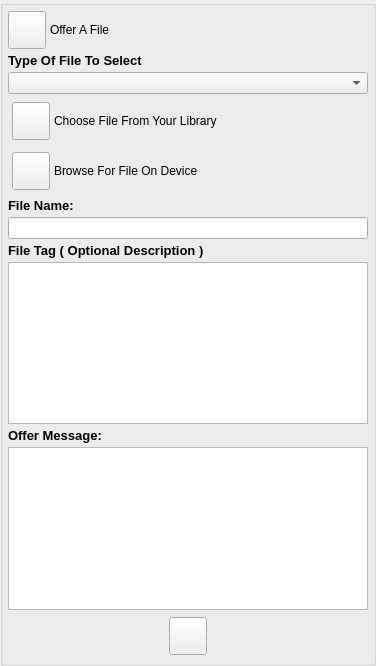
<?xml version="1.0" encoding="UTF-8"?>
<ui version="4.0">
 <class>AppletPeerSelectFileToSendUi</class>
 <widget class="QWidget" name="AppletPeerSelectFileToSendUi">
  <property name="geometry">
   <rect>
    <x>0</x>
    <y>0</y>
    <width>376</width>
    <height>666</height>
   </rect>
  </property>
  <property name="sizePolicy">
   <sizepolicy hsizetype="Expanding" vsizetype="Expanding">
    <horstretch>0</horstretch>
    <verstretch>0</verstretch>
   </sizepolicy>
  </property>
  <property name="windowTitle">
   <string>Offer Session</string>
  </property>
  <layout class="QVBoxLayout" name="verticalLayout">
   <property name="spacing">
    <number>0</number>
   </property>
   <property name="leftMargin">
    <number>0</number>
   </property>
   <property name="topMargin">
    <number>0</number>
   </property>
   <property name="rightMargin">
    <number>0</number>
   </property>
   <property name="bottomMargin">
    <number>0</number>
   </property>
   <item>
    <widget class="QGroupBox" name="StyledDlgItemsBox">
     <property name="sizePolicy">
      <sizepolicy hsizetype="Expanding" vsizetype="Expanding">
       <horstretch>0</horstretch>
       <verstretch>0</verstretch>
      </sizepolicy>
     </property>
     <property name="minimumSize">
      <size>
       <width>0</width>
       <height>0</height>
      </size>
     </property>
     <property name="title">
      <string/>
     </property>
     <layout class="QVBoxLayout" name="verticalLayout_2">
      <property name="spacing">
       <number>4</number>
      </property>
      <property name="leftMargin">
       <number>5</number>
      </property>
      <property name="topMargin">
       <number>5</number>
      </property>
      <property name="rightMargin">
       <number>5</number>
      </property>
      <property name="bottomMargin">
       <number>5</number>
      </property>
      <item>
       <layout class="QHBoxLayout" name="horizontalLayout">
        <item>
         <widget class="VxPushButton" name="m_PermissionButton">
          <property name="minimumSize">
           <size>
            <width>38</width>
            <height>38</height>
           </size>
          </property>
          <property name="maximumSize">
           <size>
            <width>38</width>
            <height>38</height>
           </size>
          </property>
          <property name="text">
           <string/>
          </property>
          <property name="iconSize">
           <size>
            <width>38</width>
            <height>38</height>
           </size>
          </property>
         </widget>
        </item>
        <item>
         <widget class="QLabel" name="m_PermissionLabel">
          <property name="text">
           <string>Offer A File</string>
          </property>
         </widget>
        </item>
       </layout>
      </item>
      <item>
       <widget class="QLabel" name="m_TypeOfFiileFilterLabel">
        <property name="font">
         <font>
          <pointsize>10</pointsize>
          <weight>75</weight>
          <bold>true</bold>
         </font>
        </property>
        <property name="text">
         <string>Type Of File To Select</string>
        </property>
       </widget>
      </item>
      <item>
       <widget class="VxComboBoxFileFilter" name="m_FileFilterComboBox"/>
      </item>
      <item>
       <widget class="QFrame" name="m_ChooseFromLibraryFrame">
        <property name="sizePolicy">
         <sizepolicy hsizetype="Preferred" vsizetype="Fixed">
          <horstretch>0</horstretch>
          <verstretch>0</verstretch>
         </sizepolicy>
        </property>
        <property name="minimumSize">
         <size>
          <width>0</width>
          <height>46</height>
         </size>
        </property>
        <property name="maximumSize">
         <size>
          <width>16777215</width>
          <height>46</height>
         </size>
        </property>
        <property name="styleSheet">
         <string notr="true"/>
        </property>
        <layout class="QHBoxLayout" name="horizontalLayout_3">
         <property name="spacing">
          <number>4</number>
         </property>
         <property name="leftMargin">
          <number>4</number>
         </property>
         <property name="topMargin">
          <number>2</number>
         </property>
         <property name="rightMargin">
          <number>4</number>
         </property>
         <property name="bottomMargin">
          <number>2</number>
         </property>
         <item>
          <widget class="VxPushButton" name="m_ChooseFromLibraryButton">
           <property name="minimumSize">
            <size>
             <width>38</width>
             <height>38</height>
            </size>
           </property>
           <property name="maximumSize">
            <size>
             <width>38</width>
             <height>38</height>
            </size>
           </property>
           <property name="text">
            <string/>
           </property>
           <property name="iconSize">
            <size>
             <width>38</width>
             <height>38</height>
            </size>
           </property>
          </widget>
         </item>
         <item>
          <widget class="VxLabel" name="m_ChooseFromLibraryLabel">
           <property name="text">
            <string>Choose File From Your Library</string>
           </property>
          </widget>
         </item>
        </layout>
       </widget>
      </item>
      <item>
       <widget class="QFrame" name="m_BrowseForFileFrame">
        <property name="sizePolicy">
         <sizepolicy hsizetype="Preferred" vsizetype="Fixed">
          <horstretch>0</horstretch>
          <verstretch>0</verstretch>
         </sizepolicy>
        </property>
        <property name="minimumSize">
         <size>
          <width>0</width>
          <height>46</height>
         </size>
        </property>
        <property name="maximumSize">
         <size>
          <width>16777215</width>
          <height>46</height>
         </size>
        </property>
        <property name="styleSheet">
         <string notr="true"/>
        </property>
        <layout class="QHBoxLayout" name="horizontalLayout_4">
         <property name="spacing">
          <number>4</number>
         </property>
         <property name="leftMargin">
          <number>4</number>
         </property>
         <property name="topMargin">
          <number>2</number>
         </property>
         <property name="rightMargin">
          <number>4</number>
         </property>
         <property name="bottomMargin">
          <number>2</number>
         </property>
         <item>
          <widget class="VxPushButton" name="m_BrowseForFileButton">
           <property name="minimumSize">
            <size>
             <width>38</width>
             <height>38</height>
            </size>
           </property>
           <property name="maximumSize">
            <size>
             <width>38</width>
             <height>38</height>
            </size>
           </property>
           <property name="text">
            <string/>
           </property>
           <property name="iconSize">
            <size>
             <width>38</width>
             <height>38</height>
            </size>
           </property>
          </widget>
         </item>
         <item>
          <widget class="VxLabel" name="m_BrowseForFileLabel">
           <property name="text">
            <string>Browse For File On Device</string>
           </property>
          </widget>
         </item>
        </layout>
       </widget>
      </item>
      <item>
       <widget class="QLabel" name="m_FileNameLabel">
        <property name="sizePolicy">
         <sizepolicy hsizetype="Expanding" vsizetype="Preferred">
          <horstretch>0</horstretch>
          <verstretch>0</verstretch>
         </sizepolicy>
        </property>
        <property name="font">
         <font>
          <pointsize>10</pointsize>
          <weight>75</weight>
          <bold>true</bold>
         </font>
        </property>
        <property name="text">
         <string>File Name:</string>
        </property>
        <property name="alignment">
         <set>Qt::AlignBottom|Qt::AlignLeading|Qt::AlignLeft</set>
        </property>
       </widget>
      </item>
      <item>
       <widget class="QLineEdit" name="m_FileNameEdit"/>
      </item>
      <item>
       <widget class="QLabel" name="m_FileTagLabel">
        <property name="sizePolicy">
         <sizepolicy hsizetype="Expanding" vsizetype="Preferred">
          <horstretch>0</horstretch>
          <verstretch>0</verstretch>
         </sizepolicy>
        </property>
        <property name="font">
         <font>
          <pointsize>10</pointsize>
          <weight>75</weight>
          <bold>true</bold>
         </font>
        </property>
        <property name="text">
         <string>File Tag ( Optional Description )</string>
        </property>
        <property name="alignment">
         <set>Qt::AlignBottom|Qt::AlignLeading|Qt::AlignLeft</set>
        </property>
       </widget>
      </item>
      <item>
       <widget class="QPlainTextEdit" name="m_FileTagEdit"/>
      </item>
      <item>
       <widget class="QLabel" name="m_MessageLabel">
        <property name="sizePolicy">
         <sizepolicy hsizetype="Expanding" vsizetype="Preferred">
          <horstretch>0</horstretch>
          <verstretch>0</verstretch>
         </sizepolicy>
        </property>
        <property name="font">
         <font>
          <pointsize>10</pointsize>
          <weight>75</weight>
          <bold>true</bold>
         </font>
        </property>
        <property name="text">
         <string>Offer Message:</string>
        </property>
        <property name="alignment">
         <set>Qt::AlignBottom|Qt::AlignLeading|Qt::AlignLeft</set>
        </property>
       </widget>
      </item>
      <item>
       <widget class="QPlainTextEdit" name="m_OfferMsgEdit"/>
      </item>
      <item>
       <widget class="QFrame" name="m_AcceptCancelFrame">
        <property name="sizePolicy">
         <sizepolicy hsizetype="Preferred" vsizetype="Fixed">
          <horstretch>0</horstretch>
          <verstretch>0</verstretch>
         </sizepolicy>
        </property>
        <property name="minimumSize">
         <size>
          <width>0</width>
          <height>44</height>
         </size>
        </property>
        <property name="maximumSize">
         <size>
          <width>16777215</width>
          <height>44</height>
         </size>
        </property>
        <property name="styleSheet">
         <string notr="true"/>
        </property>
        <layout class="QHBoxLayout" name="horizontalLayout_5">
         <property name="spacing">
          <number>4</number>
         </property>
         <property name="leftMargin">
          <number>4</number>
         </property>
         <property name="topMargin">
          <number>2</number>
         </property>
         <property name="rightMargin">
          <number>4</number>
         </property>
         <property name="bottomMargin">
          <number>2</number>
         </property>
         <item>
          <widget class="VxPushButton" name="m_SendOfferButton">
           <property name="minimumSize">
            <size>
             <width>38</width>
             <height>38</height>
            </size>
           </property>
           <property name="maximumSize">
            <size>
             <width>38</width>
             <height>38</height>
            </size>
           </property>
           <property name="text">
            <string/>
           </property>
           <property name="iconSize">
            <size>
             <width>38</width>
             <height>38</height>
            </size>
           </property>
          </widget>
         </item>
        </layout>
       </widget>
      </item>
     </layout>
    </widget>
   </item>
  </layout>
 </widget>
 <customwidgets>
  <customwidget>
   <class>VxPushButton</class>
   <extends>QPushButton</extends>
   <header>VxPushButton.h</header>
  </customwidget>
  <customwidget>
   <class>VxLabel</class>
   <extends>QLabel</extends>
   <header>VxLabel.h</header>
  </customwidget>
  <customwidget>
   <class>VxComboBoxFileFilter</class>
   <extends>QComboBox</extends>
   <header>VxComboBoxFileFilter.h</header>
  </customwidget>
 </customwidgets>
 <resources/>
 <connections/>
</ui>
